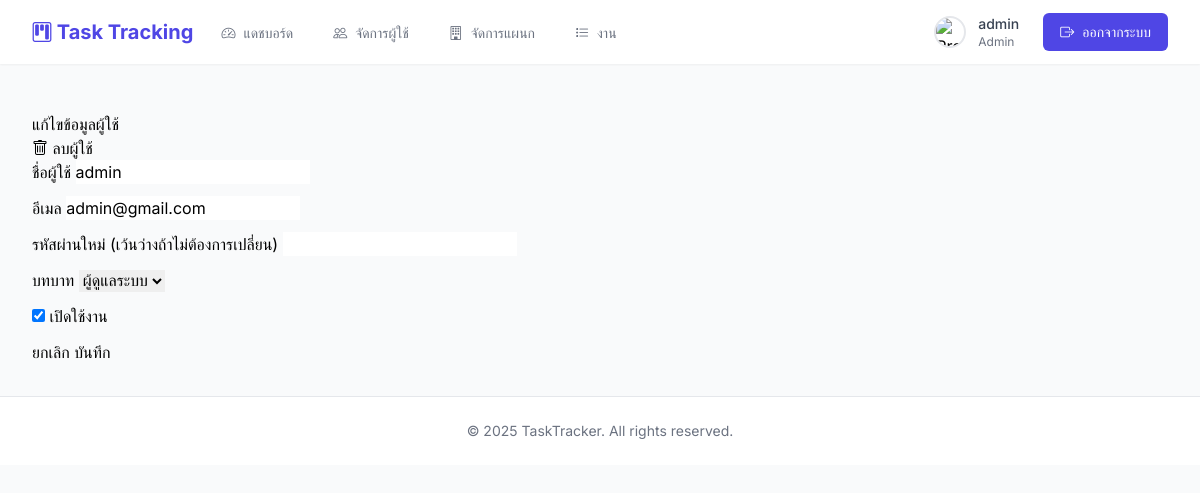
Page /admin/edit_user.php?id=14 (signed in) on the committed database.
### tables this page shows
CREATE TABLE `users` (
  `user_id` int(11) NOT NULL,
  `username` varchar(50) NOT NULL,
  `email` varchar(100) NOT NULL,
  `password` varchar(255) NOT NULL,
  `role` enum('admin','manager','employee') NOT NULL DEFAULT 'employee',
  `token` varchar(64) DEFAULT NULL,
  `token_expires_at` datetime DEFAULT NULL,
  `created_at` timestamp NOT NULL DEFAULT current_timestamp(),
  `updated_at` datetime DEFAULT current_timestamp() ON UPDATE current_timestamp(),
  `is_active` tinyint(1) NOT NULL DEFAULT 1,
  `profile_image` varchar(255) DEFAULT 'default-profile.png',
  `department_id` int(11) DEFAULT NULL,
  `phone` varchar(20) DEFAULT NULL
);

### admin/edit_user.php (the view, shortened to what this page needs)
<?php
include '../header.php';
require_once '../auth.php';
$user_id = $_GET['id'];
$sql = "SELECT * FROM users WHERE user_id = ?";
$stmt = $conn->prepare($sql);
$stmt->bind_param("i", $user_id);
$stmt->execute();
$result = $stmt->get_result();
$user = $result->fetch_assoc();
?>
<div class="container mt-4">
    <div class="row justify-content-center">
        <div class="col-md-8">
            <div class="card">
                <div class="card-header d-flex justify-content-between align-items-center">
                    <h5 class="mb-0">แก้ไขข้อมูลผู้ใช้</h5>
                    <button type="button" class="btn btn-danger" onclick="confirmDelete(<?php echo $user_id; ?>)">
                        <i class="bi bi-trash"></i> ลบผู้ใช้
                    </button>
                </div>
                <div class="card-body">
                    <form method="POST">
                        <div class="mb-3">
                            <label class="form-label">ชื่อผู้ใช้</label>
                            <input type="text" class="form-control" name="username"
                                   value="<?php echo htmlspecialchars($user['username']); ?>" required>
                        </div>
                        <div class="mb-3">
                            <label class="form-label">อีเมล</label>
                            <input type="email" class="form-control" name="email"
                                   value="<?php echo htmlspecialchars($user['email']); ?>" required>
                        </div>
                        <div class="mb-3">
                            <label class="form-label">รหัสผ่านใหม่ (เว้นว่างถ้าไม่ต้องการเปลี่ยน)</label>
                            <input type="password" class="form-control" name="password">
                        </div>
                        <div class="mb-3">
                            <label class="form-label">บทบาท</label>
                            <select class="form-select" name="role" required>
                                <option value="admin" <?php echo $user['role'] == 'admin' ? 'selected' : ''; ?>>ผู้ดูแลระบบ</option>
                            </select>
                        </div>
                        <div class="mb-3">
                            <div class="form-check">
                                <input class="form-check-input" type="checkbox" name="is_active" value="1"
                                       <?php echo $user['is_active'] ? 'checked' : ''; ?>>
                                <label class="form-check-label">เปิดใช้งาน</label>
                            </div>
                        </div>
                        <div class="d-flex justify-content-between">
                            <a href="users.php" class="btn btn-secondary">ยกเลิก</a>
                            <button type="submit" class="btn btn-primary">บันทึก</button>
                        </div>
                    </form>
                </div>
            </div>
        </div>
    </div>
</div>
<?php include '../footer.php'; ?>

### rows in the picture
users: username "admin", email "admin@gmail.com", role "ผู้ดูแลระบบ", is_active "☑"

### other values in the picture
$_SESSION['username'] "admin"
$_SESSION['role'] "Admin"
